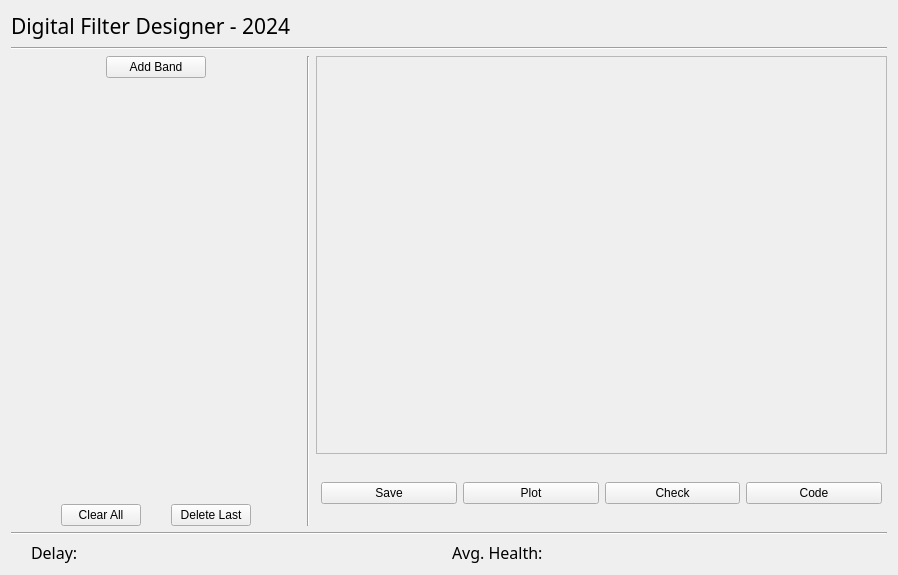
<?xml version="1.0" encoding="UTF-8"?>
<ui version="4.0">
 <class>Form</class>
 <widget class="QWidget" name="Form">
  <property name="geometry">
   <rect>
    <x>0</x>
    <y>0</y>
    <width>898</width>
    <height>575</height>
   </rect>
  </property>
  <property name="windowTitle">
   <string>Form</string>
  </property>
  <layout class="QVBoxLayout" name="verticalLayout_6">
   <item>
    <layout class="QVBoxLayout" name="verticalLayout_5" stretch="0,0,5,1,0">
     <item alignment="Qt::AlignTop">
      <widget class="QLabel" name="TitleLabel">
       <property name="font">
        <font>
         <family>Century Gothic</family>
         <pointsize>16</pointsize>
        </font>
       </property>
       <property name="text">
        <string>Digital Filter Designer - 2024</string>
       </property>
      </widget>
     </item>
     <item>
      <widget class="Line" name="line_3">
       <property name="orientation">
        <enum>Qt::Horizontal</enum>
       </property>
      </widget>
     </item>
     <item>
      <layout class="QHBoxLayout" name="horizontalLayout_4" stretch="0,0,2">
       <item>
        <layout class="QVBoxLayout" name="verticalLayout" stretch="1,5,1">
         <item>
          <layout class="QHBoxLayout" name="horizontalLayout">
           <property name="spacing">
            <number>30</number>
           </property>
           <property name="leftMargin">
            <number>50</number>
           </property>
           <property name="rightMargin">
            <number>50</number>
           </property>
           <item>
            <widget class="QPushButton" name="AddBandButton">
             <property name="maximumSize">
              <size>
               <width>100</width>
               <height>16777215</height>
              </size>
             </property>
             <property name="text">
              <string>Add Band</string>
             </property>
            </widget>
           </item>
          </layout>
         </item>
         <item>
          <layout class="QFormLayout" name="formLayout"/>
         </item>
         <item>
          <layout class="QHBoxLayout" name="horizontalLayout_2">
           <property name="spacing">
            <number>30</number>
           </property>
           <property name="leftMargin">
            <number>50</number>
           </property>
           <property name="rightMargin">
            <number>50</number>
           </property>
           <item>
            <widget class="QPushButton" name="ClearAllButton">
             <property name="maximumSize">
              <size>
               <width>100</width>
               <height>16777215</height>
              </size>
             </property>
             <property name="text">
              <string>Clear All</string>
             </property>
            </widget>
           </item>
           <item>
            <widget class="QPushButton" name="pushButton">
             <property name="maximumSize">
              <size>
               <width>100</width>
               <height>16777215</height>
              </size>
             </property>
             <property name="text">
              <string>Delete Last</string>
             </property>
            </widget>
           </item>
          </layout>
         </item>
        </layout>
       </item>
       <item>
        <widget class="Line" name="line_2">
         <property name="orientation">
          <enum>Qt::Vertical</enum>
         </property>
        </widget>
       </item>
       <item>
        <layout class="QVBoxLayout" name="verticalLayout_2" stretch="6,1">
         <item>
          <widget class="QFrame" name="frame">
           <property name="frameShape">
            <enum>QFrame::StyledPanel</enum>
           </property>
           <property name="frameShadow">
            <enum>QFrame::Raised</enum>
           </property>
          </widget>
         </item>
         <item>
          <layout class="QHBoxLayout" name="horizontalLayout_3">
           <property name="leftMargin">
            <number>5</number>
           </property>
           <property name="rightMargin">
            <number>5</number>
           </property>
           <property name="bottomMargin">
            <number>0</number>
           </property>
           <item alignment="Qt::AlignVCenter">
            <widget class="QPushButton" name="SaveButton">
             <property name="text">
              <string>Save</string>
             </property>
            </widget>
           </item>
           <item alignment="Qt::AlignVCenter">
            <widget class="QPushButton" name="PlotButton">
             <property name="text">
              <string>Plot</string>
             </property>
            </widget>
           </item>
           <item alignment="Qt::AlignVCenter">
            <widget class="QPushButton" name="CheckButton">
             <property name="text">
              <string>Check</string>
             </property>
            </widget>
           </item>
           <item alignment="Qt::AlignVCenter">
            <widget class="QPushButton" name="CodeButton">
             <property name="text">
              <string>Code</string>
             </property>
            </widget>
           </item>
          </layout>
         </item>
        </layout>
       </item>
      </layout>
     </item>
     <item>
      <widget class="Line" name="line">
       <property name="orientation">
        <enum>Qt::Horizontal</enum>
       </property>
      </widget>
     </item>
     <item>
      <layout class="QHBoxLayout" name="horizontalLayout_5">
       <property name="leftMargin">
        <number>20</number>
       </property>
       <property name="rightMargin">
        <number>20</number>
       </property>
       <item>
        <widget class="QLabel" name="DelayLabel">
         <property name="font">
          <font>
           <family>Century Gothic</family>
           <pointsize>12</pointsize>
          </font>
         </property>
         <property name="text">
          <string>Delay: </string>
         </property>
        </widget>
       </item>
       <item>
        <widget class="QLabel" name="AvgHealthLabel">
         <property name="font">
          <font>
           <family>Century Gothic</family>
           <pointsize>12</pointsize>
          </font>
         </property>
         <property name="text">
          <string>Avg. Health:</string>
         </property>
        </widget>
       </item>
      </layout>
     </item>
    </layout>
   </item>
  </layout>
 </widget>
 <resources/>
 <connections/>
</ui>
